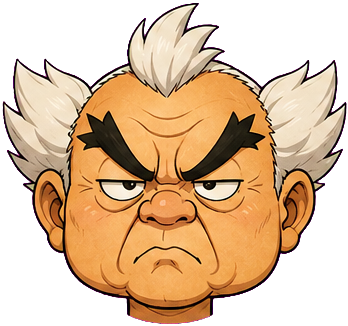
#> input picture assets-src/raizo/heads/neutral.webp, 348 x 326 px; its folder holds 4 pictures in this run
$ python build-faces.py
#> lines starting #> are read from the running program, lines starting #| are printed output that depends on the picture
# オジジの顔素材を作る。
# 入力: assets-src/raizo/heads/*.webp（制作元の頭部 8 点。ロスレス、約 340px 幅）
# 出力: public/raizo/faces/*.webp（アプリが読む顔。非可逆 WebP、幅 288px 基準、アルファ付き）
# - 8 点を同じ倍率で縮小し、顔どうしの位置関係を保つ（眉の重ね描きがずれないように）
# - brow は眉の部分だけを切り出す（sour の顔の上に重ねる。切り出し位置は raizo-rig.js の BROW と対応）
# - 表示は最大でもカットインの約 240px なので、288px あれば @2x でも足りる
# 使い方: python scripts/build-faces.py
import os, sys
from PIL import Image

ROOT = os.path.dirname(os.path.dirname(os.path.abspath(__file__)))
SRC = os.path.join(ROOT, 'assets-src', 'raizo', 'heads')
OUT = os.path.join(ROOT, 'public', 'raizo', 'faces')
BASE_WIDTH = 288          # neutral の幅をこれに合わせ、他も同じ倍率で縮める
QUALITY = 80
BROW_CROP = (65, 110, 213, 68)  # brow.webp の中の眉の位置 (x, y, w, h)。制作元の rig と同じ
FACES = ['neutral', 'blink', 'think', 'sip', 'sour', 'shout', 'surprise']


def load(name):
#> called with name = 'neutral'
    return Image.open(os.path.join(SRC, name + '.webp')).convert('RGBA')
#> returned value is the input picture: PIL image 348x326 RGBA; mean R, G, B, A 139.2, 97, 75.1, 157.7


def save(im, name):
    path = os.path.join(OUT, name + '.webp')
    im.save(path, 'WEBP', quality=QUALITY, method=6, lossless=False)
    return os.path.getsize(path)


def main():
    os.makedirs(OUT, exist_ok=True)
    scale = BASE_WIDTH / load('neutral').width
#> scale = 0.828
    total = 0
    for name in FACES:
        im = load(name)
        size = (round(im.width * scale), round(im.height * scale))
#> size = (288, 270)
        total += save(im.resize(size, Image.LANCZOS), name)
#> in save, `im.save(path, 'WEBP', quality=QUALITY, method=6, lossless=False)`:
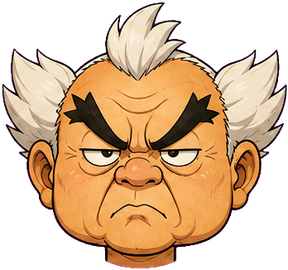
#> saved as neutral.webp: PIL image 288x270 RGBA; mean R, G, B, A 126.4, 94.2, 63.7, 157.7; transparent parts drawn white
#> total = 19610
#> pass 2 of the loop in main, `for name in FACES:`:
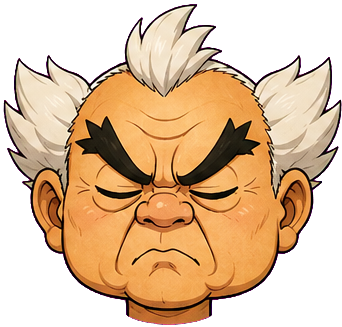
#> input picture assets-src/raizo/heads/blink.webp, 342 x 327 px
#> in load, returned value is the input picture: PIL image 342x327 RGBA; mean R, G, B, A 149.1, 100.7, 81.2, 160.2
#> size = (283, 271)
#> in save (call 2), `im.save(path, 'WEBP', quality=QUALITY, method=6, lossless=False)`:
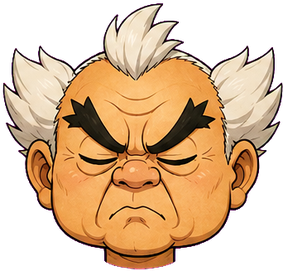
#> saved as blink.webp: PIL image 283x271 RGBA; mean R, G, B, A 129, 95.6, 64, 160.2; transparent parts drawn white
#> total = 38988
    x, y, w, h = BROW_CROP
    brow = load('brow').crop((x, y, x + w, y + h))
    total += save(brow.resize((round(w * scale), round(h * scale)), Image.LANCZOS), 'brow')
    print(f'faces: {len(FACES) + 1} files, {total / 1024:.0f} KB, scale {scale:.3f}')


if __name__ == '__main__':
#> (the run stopped early here; a loop or call above may not have finished)
